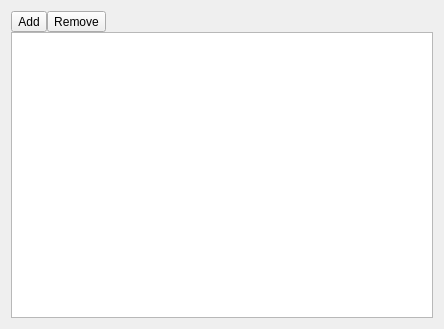
<?xml version="1.0" encoding="UTF-8"?>
<ui version="4.0">
 <class>ConnectionListWidget</class>
 <widget class="QWidget" name="ConnectionListWidget">
  <property name="geometry">
   <rect>
    <x>0</x>
    <y>0</y>
    <width>444</width>
    <height>329</height>
   </rect>
  </property>
  <property name="windowTitle">
   <string>ScrollArea</string>
  </property>
  <property name="widgetResizable" stdset="0">
   <bool>false</bool>
  </property>
  <layout class="QVBoxLayout" name="verticalLayout_2">
   <property name="spacing">
    <number>0</number>
   </property>
   <item>
    <layout class="QHBoxLayout" name="horizontalLayout">
     <property name="spacing">
      <number>0</number>
     </property>
     <item>
      <widget class="QToolButton" name="buttonAddConnection">
       <property name="text">
        <string>Add</string>
       </property>
       <property name="icon">
        <iconset theme="list-add" resource="../res/paomedia-small-n-flat/iconset.qrc">
         <normaloff>:/svg/sign-add</normaloff>:/svg/sign-add</iconset>
       </property>
      </widget>
     </item>
     <item>
      <widget class="QToolButton" name="buttonRemoveConnection">
       <property name="text">
        <string>Remove</string>
       </property>
       <property name="icon">
        <iconset theme="list-remove" resource="../res/paomedia-small-n-flat/iconset.qrc">
         <normaloff>:/svg/sign-delete</normaloff>:/svg/sign-delete</iconset>
       </property>
      </widget>
     </item>
     <item>
      <spacer name="horizontalSpacer">
       <property name="orientation">
        <enum>Qt::Horizontal</enum>
       </property>
       <property name="sizeHint" stdset="0">
        <size>
         <width>40</width>
         <height>20</height>
        </size>
       </property>
      </spacer>
     </item>
    </layout>
   </item>
   <item>
    <widget class="QListView" name="listView"/>
   </item>
  </layout>
 </widget>
 <resources>
  <include location="../res/paomedia-small-n-flat/iconset.qrc"/>
 </resources>
 <connections>
  <connection>
   <sender>buttonAddConnection</sender>
   <signal>clicked()</signal>
   <receiver>ConnectionListWidget</receiver>
   <slot>addConnection()</slot>
   <hints>
    <hint type="sourcelabel">
     <x>19</x>
     <y>20</y>
    </hint>
    <hint type="destinationlabel">
     <x>221</x>
     <y>164</y>
    </hint>
   </hints>
  </connection>
  <connection>
   <sender>buttonRemoveConnection</sender>
   <signal>clicked()</signal>
   <receiver>ConnectionListWidget</receiver>
   <slot>removeConnection()</slot>
   <hints>
    <hint type="sourcelabel">
     <x>42</x>
     <y>21</y>
    </hint>
    <hint type="destinationlabel">
     <x>221</x>
     <y>164</y>
    </hint>
   </hints>
  </connection>
 </connections>
 <slots>
  <slot>addConnection()</slot>
  <slot>removeConnection()</slot>
 </slots>
</ui>
